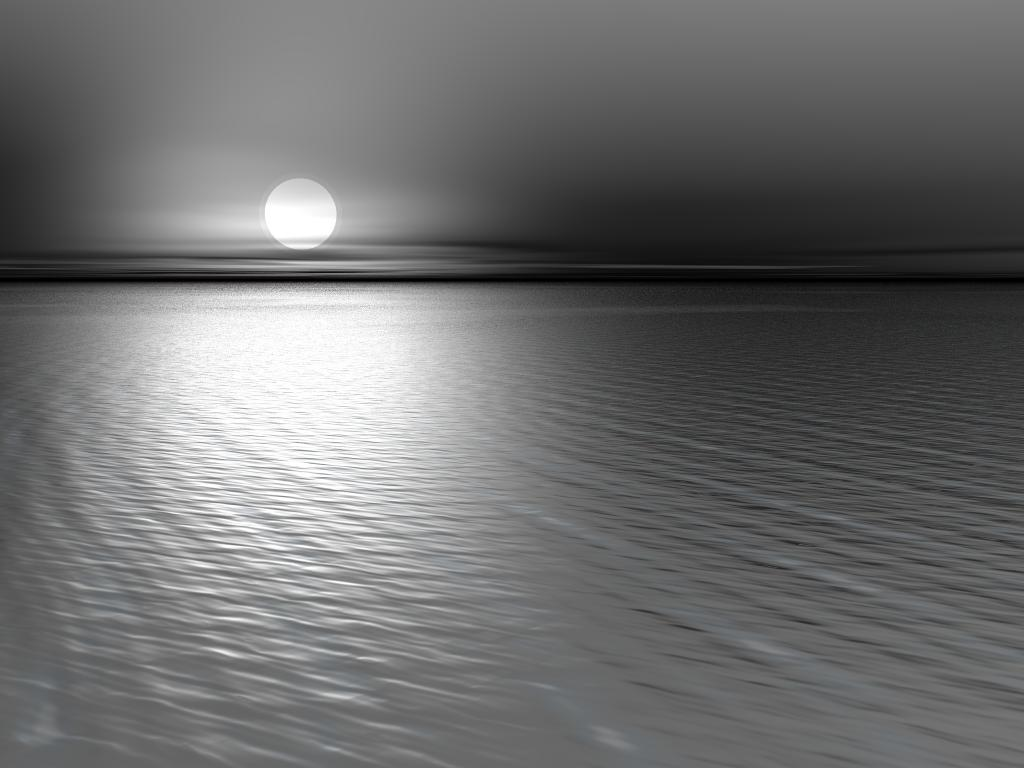
%> input picture Non-local-mean/sunset.jpg, 1024 x 768 px
$ octave simul_osc_im2.m   (GNU Octave 9; MATLAB toolbox functions it lacks are replaced by stand-ins)
%> lines starting %> are read from the running program, lines starting %| are printed output that depends on the picture; in (x1, y1, x2, y2) boxes, pixels count from 0 and x2, y2 are one past the last pixel; in counts of white or black regions, pixels touching at a corner belong together; the program's own positions count from 1
### Non-local-mean/NLmeans_grey.m
%%% This is a NL-mean denoising algorithm for grey image
function DenoisedImg=NLmeans_grey(I,sigma)
%I:image with noise
%ds:size of patch window(2*ds+1)
%Ds:size of research window(2*Ds+1)
%h:filtering parameter
%DenoisedImg£ºimage after denoising

if (sigma<=15)
    ds=1;
    Ds=10;
    h=0.4*sigma;
else if (sigma<=30)
        ds=2;
        Ds=10;
        h=0.4*sigma;
    else if (sigma<=45)
        ds=3;
        Ds=17;
        h=0.35*sigma;
        else if (sigma<=75)
            ds=4;
            Ds=17;
            h=0.35*sigma;
        else
            ds=5;
            Ds=17;
            h=0.3*sigma;
            end
        end
    end
end


I=double(I);
[m,n]=size(I);
DenoisedImg=zeros(m,n);
PaddedImg = padarray(I(:,:),[ds,ds],'symmetric','both');
h2=h*h;
G=1/(2*ds+1)^2;


for i=1:m
    for j=1:n
        i1=i+ds;% i1 and j1 are the position of the original image
        j1=j+ds;
        patch1=PaddedImg(i1-ds:i1+ds,j1-ds:j1+ds);%patch window 1
        sum_weight=0;
        NLmeans=0;
        % range of the researh window, limit of edge
        if (i1-Ds)>(ds+1) %transverse direction
            if(i1+Ds)<(m+ds)
                tmin=i1-Ds;
                tmax=i1+Ds;
            else
                tmin=m+ds-2*Ds;
                tmax=m+ds;
            end
        else
            tmin=ds+1;
            tmax=ds+1+2*Ds;
        end
        if (j1-Ds)>(ds+1) %vertical direction
            if(j1+Ds)<(n+ds)
                vmin=j1-Ds;
                vmax=j1+Ds;
            else
                vmin=n+ds-2*Ds;
                vmax=n+ds;
            end
        else
            vmin=ds+1;
            vmax=ds+1+2*Ds;
        end
        % scan in the research window
        for t=tmin:tmax
            for v=vmin:vmax
                d=sqrt((i1-t)^2+(j1-v)^2);
                patch2=PaddedImg(t-ds:t+ds,v-ds:v+ds);%patch window 2
                Euclidean2=G*(sum(sum((patch2-patch1).^2))); % Eucledean distance,
                weight=exp(-max(Euclidean2-2*sigma^2,0)/h2); % weight
                NLmeans=NLmeans+weight*PaddedImg(t,v);
                sum_weight=sum_weight+weight;
            end
        end
        DenoisedImg(i,j)=NLmeans/sum_weight;
    end
end
end

### Non-local-mean/simul_osc_im2.m
%%% This profile is use to study the performance of NL-mean in complex OSC
%%% images
%% Initialization
%%%
%%%
%%%
%%%
%%% delta_P=0.2
%%% sig=1
%%%
%%% SIMULATION D'IMAGES OSC
clc
clear all
close all
%%% import the image
I=(double(rgb2gray(imread('sunset.jpg')))+1)*0.9;
%> I: size 768x1024 double; min 0.9, max 230.4, mean 99.6
tab=size(I);
%> tab = [768 1024]
figure(1)
imagesc(I); colormap gray
title('Original image')
%%
% Definition of the size of target0
target_size=12; % 25*25
target_x1=300;
target_y1=200;
target_x2=600;
target_y2=250;
target_x3=800;
target_y3=500;
% Varicance of noise
sig =10;

% OSC
P=0.5; % OSC mean
delta_P=0.2; % Difference d'OSC
P_a = P + delta_P/2 ;  % OSC target
P_b = P - delta_P/2 ;  % OSC background


% Image target
target=P_b*ones(tab(1),tab(2));
target(target_y1-target_size:target_y1+target_size,target_x1-target_size:target_x1+target_size)=P_a;
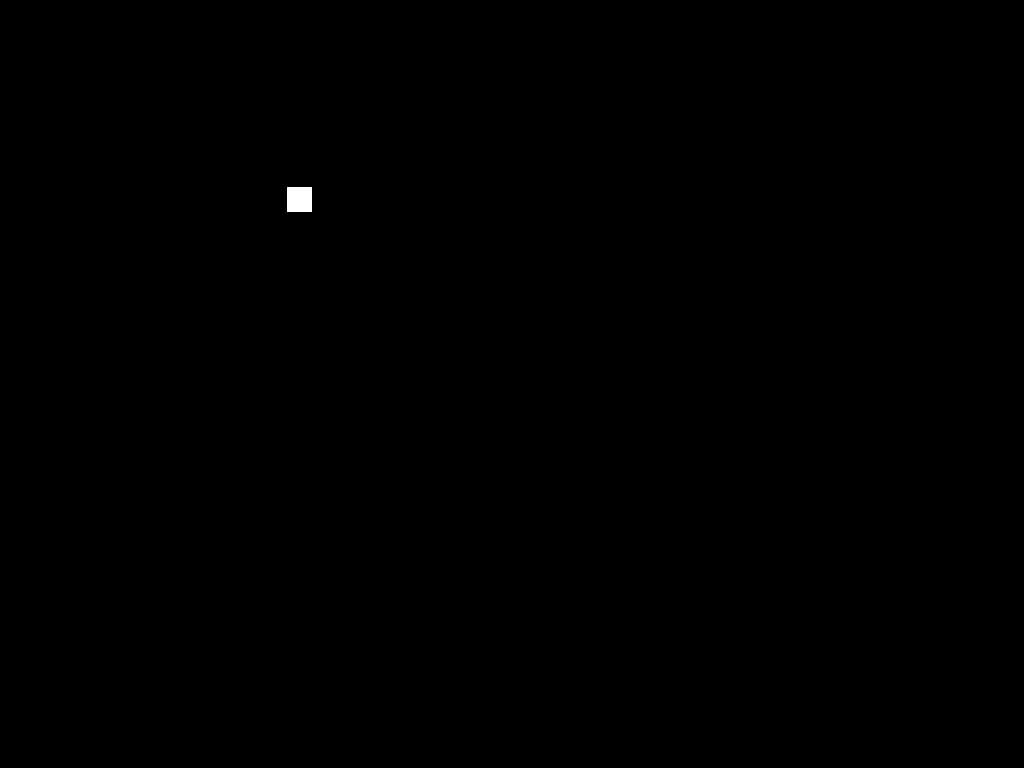
%> target: size 768x1024 double; values 0.4 (black) and 0.6 (white), 0.08% white; 1 white region, box (x1, y1, x2, y2) and area: (287, 187, 312, 212) 625
target(target_y2-target_size:target_y2+target_size,target_x2-target_size:target_x2+target_size)=P_a;
target(target_y3-target_size:target_y3+target_size,target_x3-target_size:target_x3+target_size)=P_a;
%> target: size 768x1024 double; values 0.4 (black) and 0.6 (white), 0.24% white; 3 white regions, box (x1, y1, x2, y2) and area: (287, 187, 312, 212) 625, (587, 237, 612, 262) 625, (787, 487, 812, 512) 625
%%% Generation des images X et Y
X_original= I .* (1+target)/2;
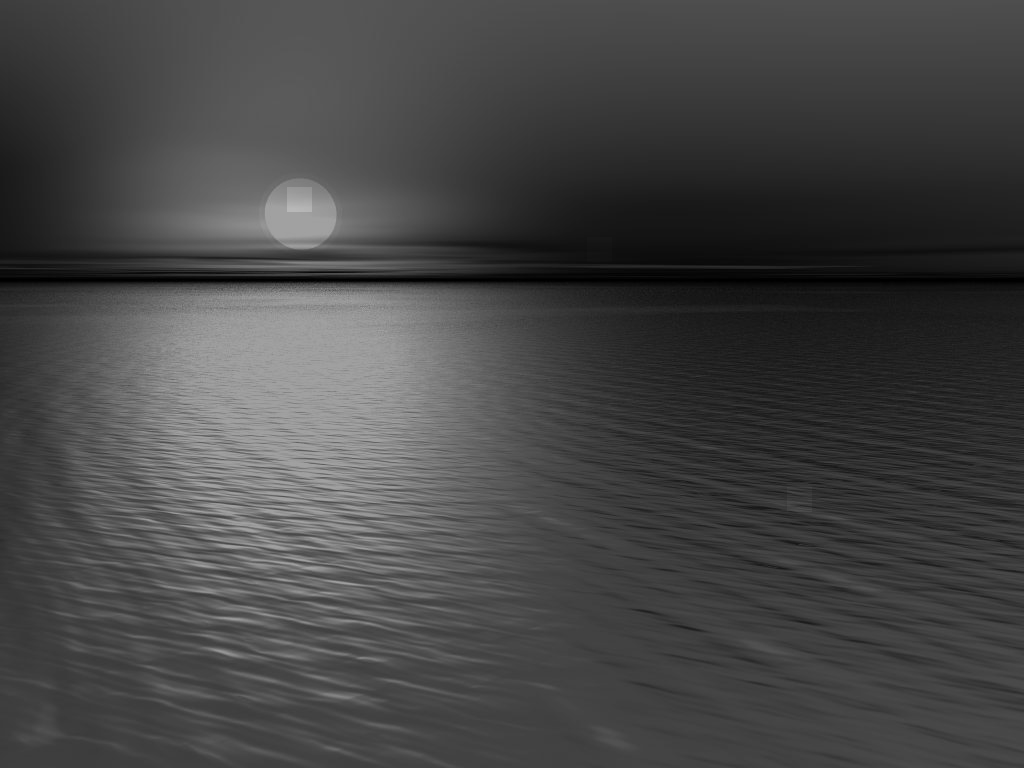
%> X_original: size 768x1024 double; min 0.63, max 184.3, mean 69.8
Y_original= I .* (1-target)/2;
X = I .* (1+target)/2+ sig*randn(tab(1),tab(2));
Y = I .* (1-target)/2+ sig*randn(tab(1),tab(2));
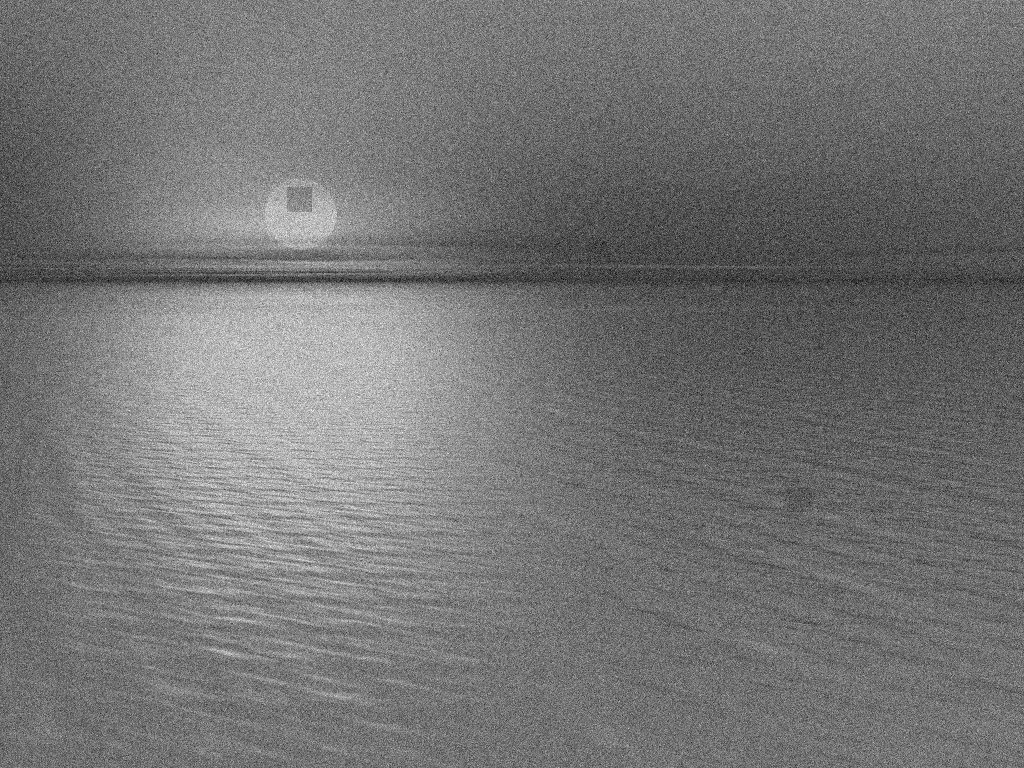
%> Y: size 768x1024 double; min -35.4, max 107.3, mean 29.8; drawn with min black and max white
I_im_original=X_original+Y_original;
P_im_original=(X_original-Y_original)./(X_original+Y_original);
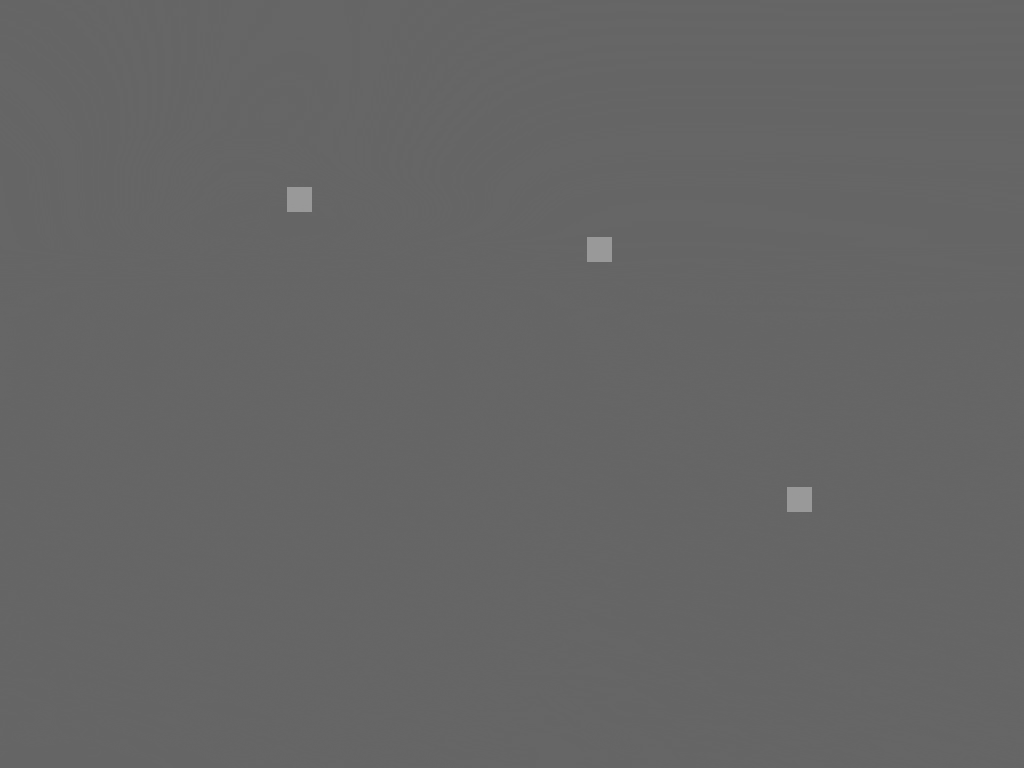
%> P_im_original: size 768x1024 double; min 0.4, max 0.6, mean 0.4
I_im = X+Y;
P_im = (X-Y)./(X+Y);
P_im(find(P_im>1))=1; % delete the overflow
%> P_im: size 768x1024 double; min -37182.2, max 1, mean 0.296
P_im(find(P_im<0))=0;
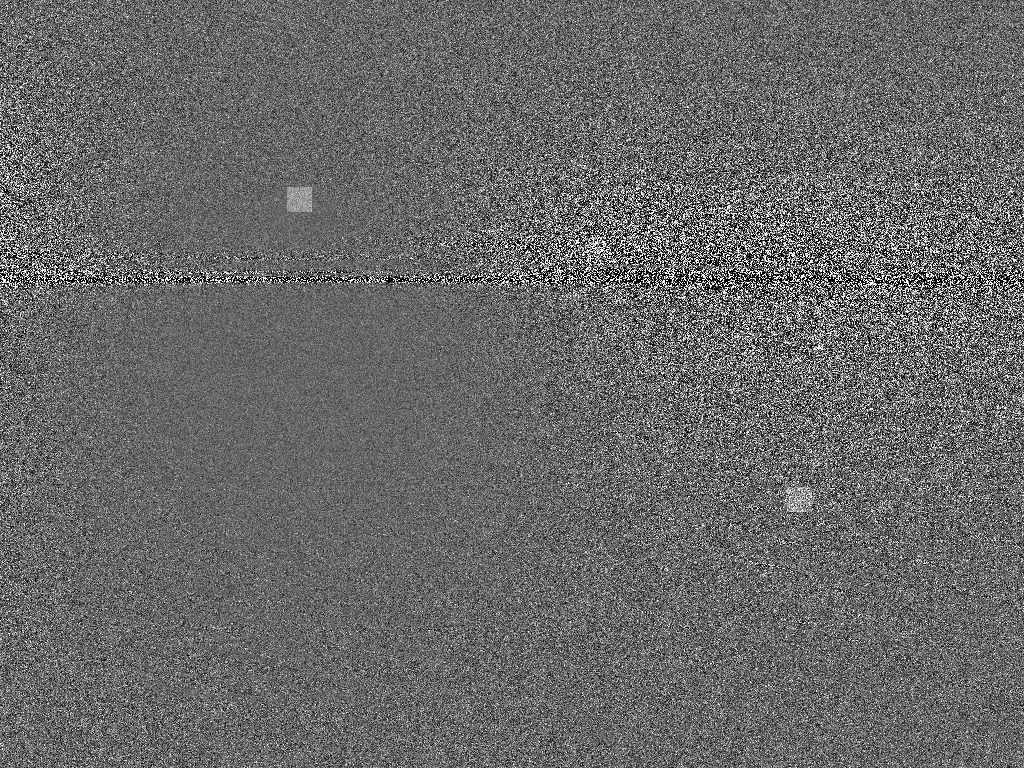
%> P_im: size 768x1024 double; min 0, max 1, mean 0.413
figure(2); imagesc(I_im_original); colormap gray;
figure(3); imagesc(P_im_original); colormap gray;
figure(4); imagesc(I_im); colormap gray;
figure(5); imagesc(P_im); colormap gray;
Intensity_means=sum(sum(I_im_original))/(tab(1)*tab(2));
%> Intensity_means = 99.63
SNR=10*log10(Intensity_means/sig)
%> SNR = 9.98
%% Filtering
X_new=NLmeans_grey(X,sig);
%> (the run ends here)
